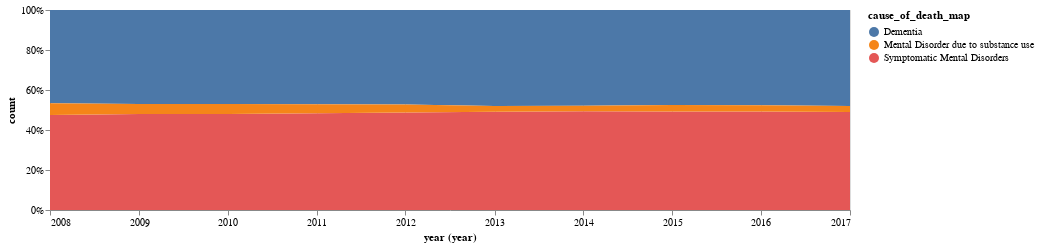

Write notebook code for a chart like this one.
### Code cell
chartData = mbd.groupby(["cause_of_death_map", "year"]).agg({"count" : "sum"}).reset_index().sort_values("count", ascending=False).reset_index(drop=True)

alt.Chart(chartData).mark_area().encode(
    x=alt.X("year:T", timeUnit="year"),
    y=alt.Y("count", stack="normalize"),
    color="cause_of_death_map"
).properties(
    width=800,
    height=200
)

### Figure 1 — Vega-Lite specification as saved in the notebook (floating-point values rounded to 4 significant figures)
{"$schema": "https://vega.github.io/schema/vega-lite/v2.4.3.json", "config": {"view": {"height": 300, "width": 400}}, "data": {"values": [{"cause_of_death_map": "Symptomatic Mental Disorders", "count": 9640, "year": "2017"}, {"cause_of_death_map": "Symptomatic Mental Disorders", "count": 9452, "year": "2016"}, {"cause_of_death_map": "Dementia", "count": 9450, "year": "2017"}, {"cause_of_death_map": "Dementia", "count": 9135, "year": "2016"}, {"cause_of_death_map": "Symptomatic Mental Disorders", "count": 9112, "year": "2015"}, {"cause_of_death_map": "Dementia", "count": 8797, "year": "2015"}, {"cause_of_death_map": "Symptomatic Mental Disorders", "count": 8595, "year": "2014"}, {"cause_of_death_map": "Dementia", "count": 8332, "year": "2014"}, {"cause_of_death_map": "Symptomatic Mental Disorders", "count": 7791, "year": "2013"}, {"cause_of_death_map": "Dementia", "count": 7604, "year": "2013"}, {"cause_of_death_map": "Symptomatic Mental Disorders", "count": 7552, "year": "2012"}, {"cause_of_death_map": "Dementia", "count": 7321, "year": "2012"}, {"cause_of_death_map": "Symptomatic Mental Disorders", "count": 7049, "year": "2011"}, {"cause_of_death_map": "Dementia", "count": 6877, "year": "2011"}, {"cause_of_death_map": "Symptomatic Mental Disorders", "count": 6433, "year": "2010"}, {"cause_of_death_map": "Dementia", "count": 6297, "year": "2010"}, {"cause_of_death_map": "Symptomatic Mental Disorders", "count": 5964, "year": "2009"}, {"cause_of_death_map": "Dementia", "count": 5839, "year": "2009"}, {"cause_of_death_map": "Symptomatic Mental Disorders", "count": 5797, "year": "2008"}, {"cause_of_death_map": "Dementia", "count": 5688, "year": "2008"}, {"cause_of_death_map": "Mental Disorder due to substance use", "count": 715, "year": "2008"}, {"cause_of_death_map": "Mental Disorder due to substance use", "count": 679, "year": "2010"}, {"cause_of_death_map": "Mental Disorder due to substance use", "count": 663, "year": "2011"}, {"cause_of_death_map": "Mental Disorder due to substance use", "count": 618, "year": "2009"}, {"cause_of_death_map": "Mental Disorder due to substance use", "count": 613, "year": "2015"}, {"cause_of_death_map": "Mental Disorder due to substance use", "count": 610, "year": "2012"}, {"cause_of_death_map": "Mental Disorder due to substance use", "count": 602, "year": "2017"}, {"cause_of_death_map": "Mental Disorder due to substance use", "count": 585, "year": "2016"}, {"cause_of_death_map": "Mental Disorder due to substance use", "count": 490, "year": "2014"}, {"cause_of_death_map": "Mental Disorder due to substance use", "count": 464, "year": "2013"}]}, "encoding": {"color": {"field": "cause_of_death_map", "type": "nominal"}, "x": {"field": "year", "timeUnit": "year", "type": "temporal"}, "y": {"field": "count", "stack": "normalize", "type": "quantitative"}}, "height": 200, "mark": "area", "width": 800}
